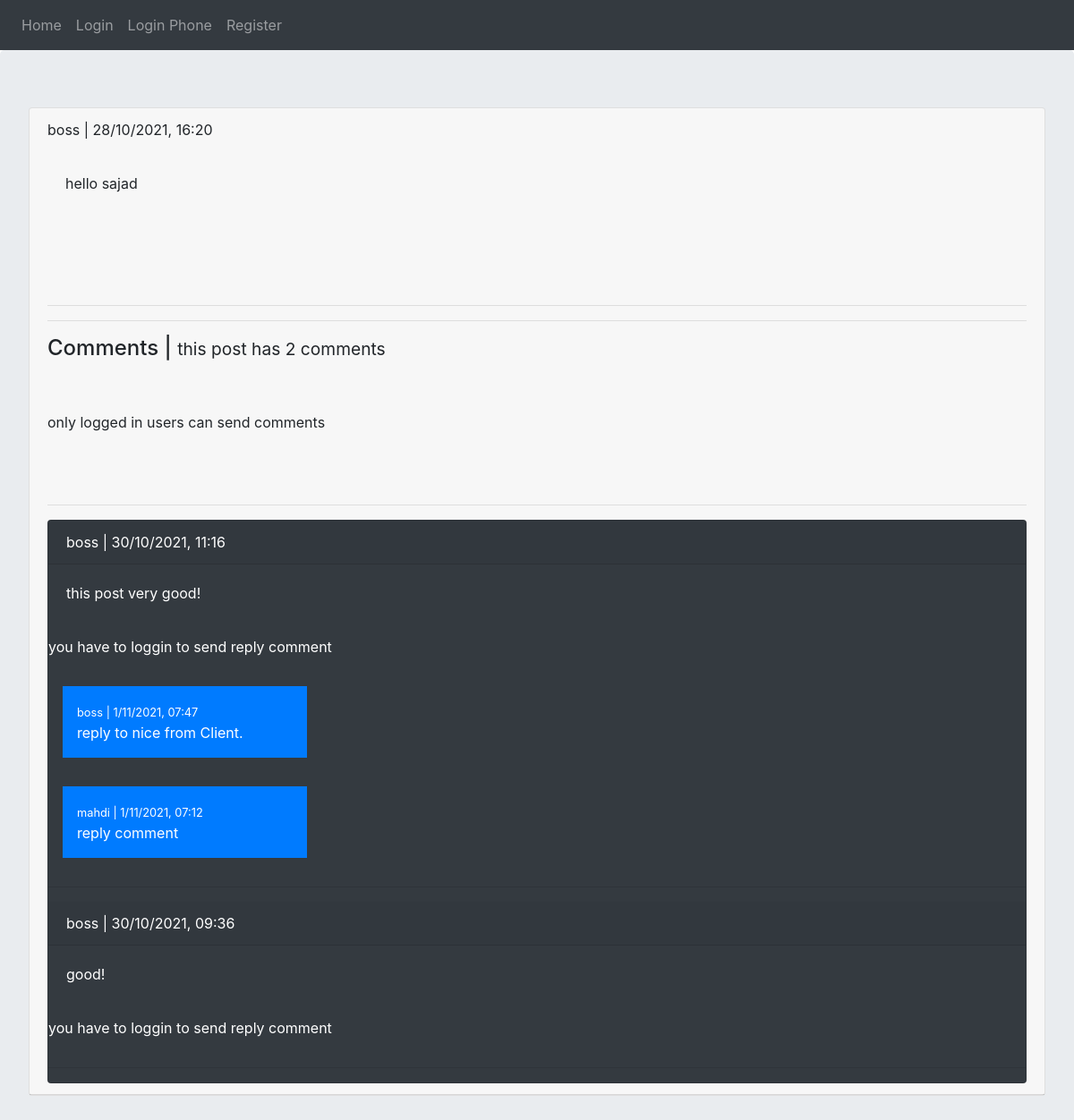
The app's page /2021/10/28/hello-sajad/ with its own data.
### posts/models.py (models this page shows, shortened)
class Post(models.Model):
    user = models.ForeignKey(User, on_delete=models.CASCADE)
    body = models.TextField(max_length=500)
    slug = models.SlugField(max_length=200)
    created = models.DateTimeField(auto_now_add=True)
    class Meta:
        ordering = ('-created',)

class Comment(models.Model):
    user = models.ForeignKey(User, on_delete=models.CASCADE, related_name='ucomment')
    post = models.ForeignKey(Post, on_delete=models.CASCADE, related_name='pcomment')
    reply = models.ForeignKey('self', on_delete=models.CASCADE, null=True, blank=True, related_name='rcomment') # برای اینکه کامنت های تو در تو داشته باشیم باید به خود مدل ربطش بدیم و از سلف در کوتیشن استفاده میکنیم تا پایتون گیر نده
    is_reply = models.BooleanField(default=False) # The default form widget for this field is CheckboxInput, or NullBooleanSelect if null=True.
    body = models.TextField(max_length=500)
    created = models.DateTimeField(auto_now_add=True)
    class Meta:
        ordering = ('-created',) # تغییر تریب اطلاعات از داخل مدل(اگر تکست رو هدف قرار بدیم، بر اساس حروف الفبا کار میکنه)

### posts/views.py (the view)
# urls.py: path('<int:year>/<int:month>/<int:day>/<slug:slug>/', views.post_detail, name='post_detail'),
def post_detail(request, year, month, day, slug):
    post = get_object_or_404(Post, created__year=year, created__month=month, created__day=day, slug=slug)
    comments = Comment.objects.filter(post=post, is_reply=False)
    reply_form = AddReplyForm()
    if request.method == 'POST':
        form = AddCommentForm(request.POST)
        if form.is_valid():
            new_comment = form.save(commit=False)
            new_comment.post = post
            new_comment.user = request.user
            new_comment.save()
            messages.success(request, 'your comment submitted', 'success')
            form = AddCommentForm()
    else:
        form = AddCommentForm()
    return render(request, 'posts/post_detail.html', {'post':post, 'comments':comments, 'form': form, 'reply': reply_form})

### posts/templates/posts/post_detail.html (shortened to what this page needs)
{% extends 'base.html' %}
{% block content %}
    <div class="card">
        <div class="card-header">
            <p class="">
                {{ post.user }} | {{ post.created | date:"j/n/Y, H:i" }}
            </p>
            <p class="card-body">
                {{ post.body }}
            </p>
            <br><br><br><hr><hr>
            {% with total=comments.count %}
            <h4>
                Comments | <small>this post has {{ total }} comment{{ total|pluralize }}</small>
            </h4>
            {% endwith %}
            <br><br>
            {% if user.is_authenticated %}
            <form method="post" novalidate class="col-md-6">
                {% csrf_token %}
                {{  form.as_p }}
                <input type="submit" class="btn btn-primary" value="Send">
            </form>
            {% else %}
            <p>
                only logged in users can send comments
            </p>
            {% endif %}
            <br><br><hr>
            <div class="card bg-dark text-white">
                {% for comment in comments %}
                <p class="card-header">
                    {{ comment.user }} | {{ comment.created | date:"j/n/Y, H:i" }}
                </p>
                <p class="card-body">
                    {{ comment.body }}
                </p>
                {% if request.user.is_authenticated %}
                <form action="{% url 'posts:reply_comment' post.id comment.id %}" method="post" class="col-md-3">
                    {% csrf_token %}
                    {{ form.as_p }}
                    <input type="submit" class="btn btn-primary" value="Send">
                </form>
                {% else %}
                <p>
                    you have to loggin to send reply comment
                </p>
                {% endif %}
                {% for reply in comment.rcomment.all %}
                    <p class="bg-primary text-white p-3 m-3 col-md-3">
                        <small>
                            {{ reply.user }} | {{ reply.created | date:"j/n/Y, H:i" }}
                        </small><br>
                        {{ reply.body }}
                    </p>
                {% endfor %}
                <hr>
                {% empty %}
                <p>
                    no Comments
                </p>
                {% endfor %}
            </div>
        </div>
    </div>
{% endblock %}

### records on screen
Post: user "boss", created "28/10/2021, 16:20", body "hello sajad"
Comment: user "boss", created "30/10/2021, 11:16", body "this post very good!"
Comment: user "boss", created "1/11/2021, 07:47", body "reply to nice from Client."
Comment: user "mahdi", created "1/11/2021, 07:12", body "reply comment"
Comment: user "boss", created "30/10/2021, 09:36", body "good!"

### other values on screen
{{ total }} "2"
